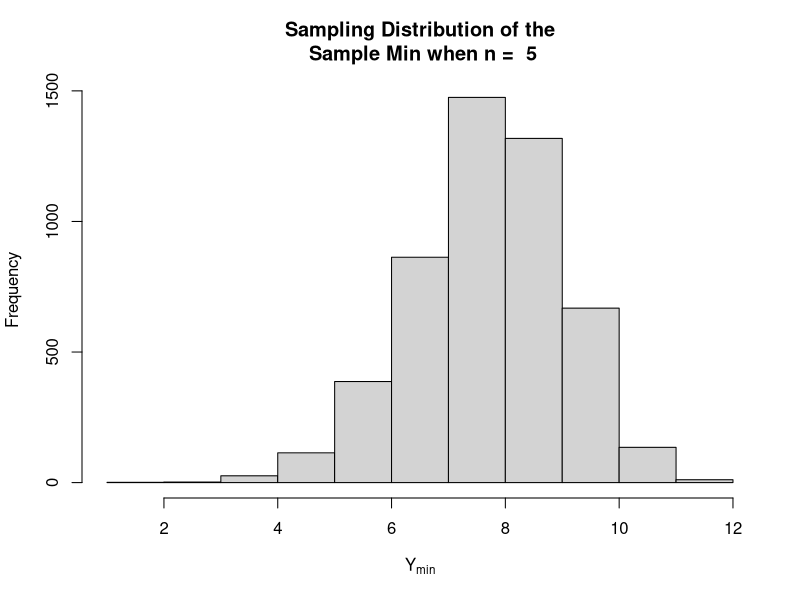
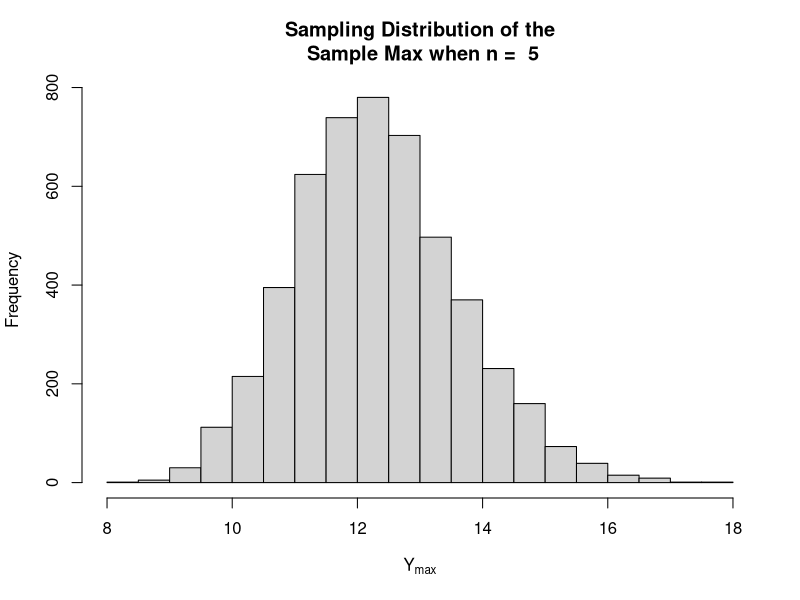
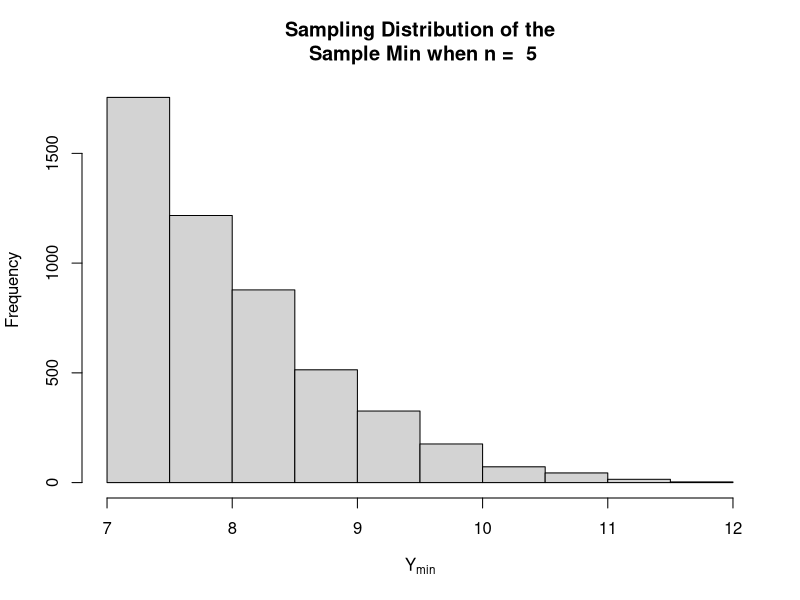
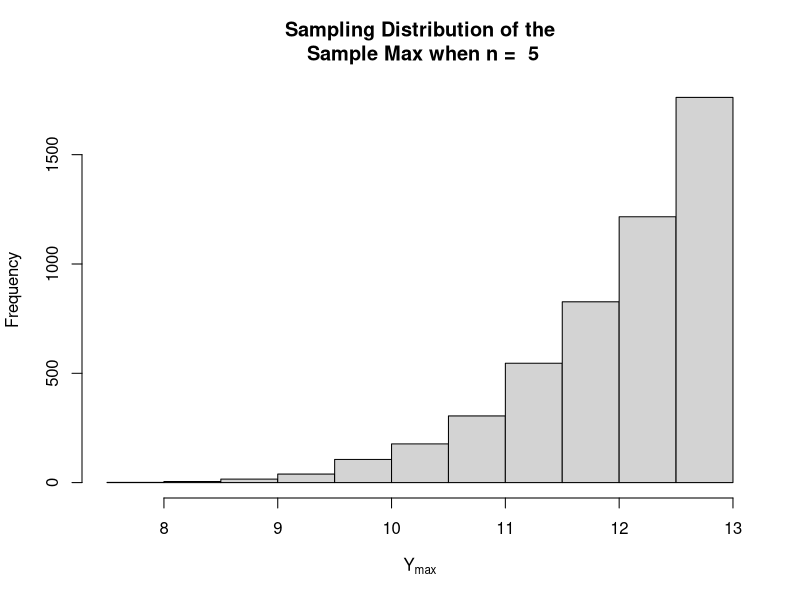
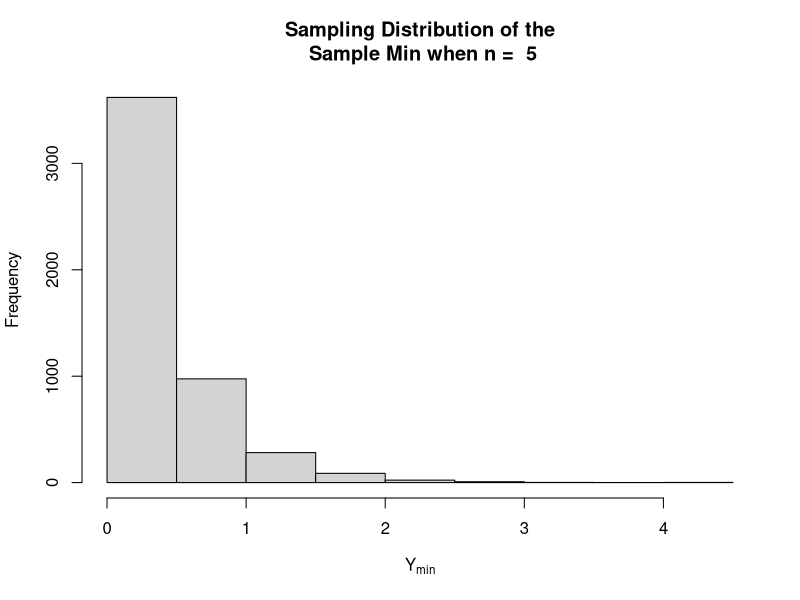
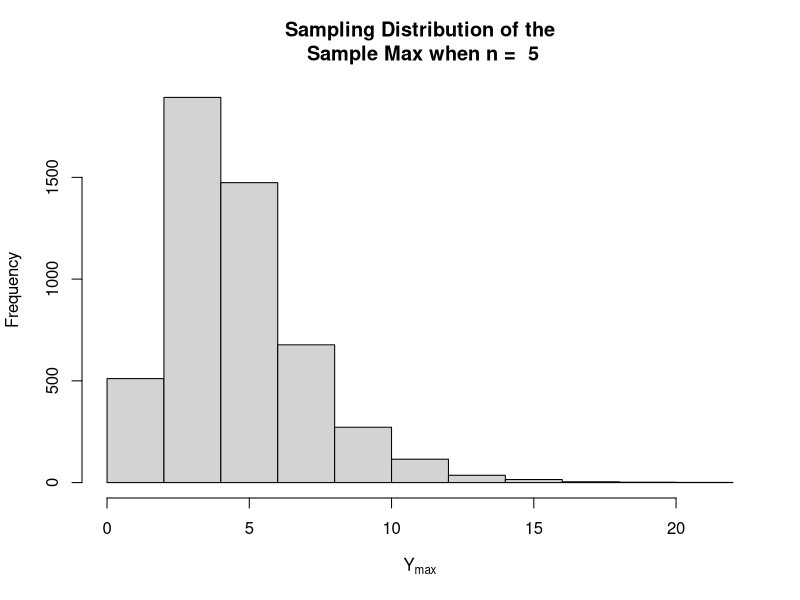
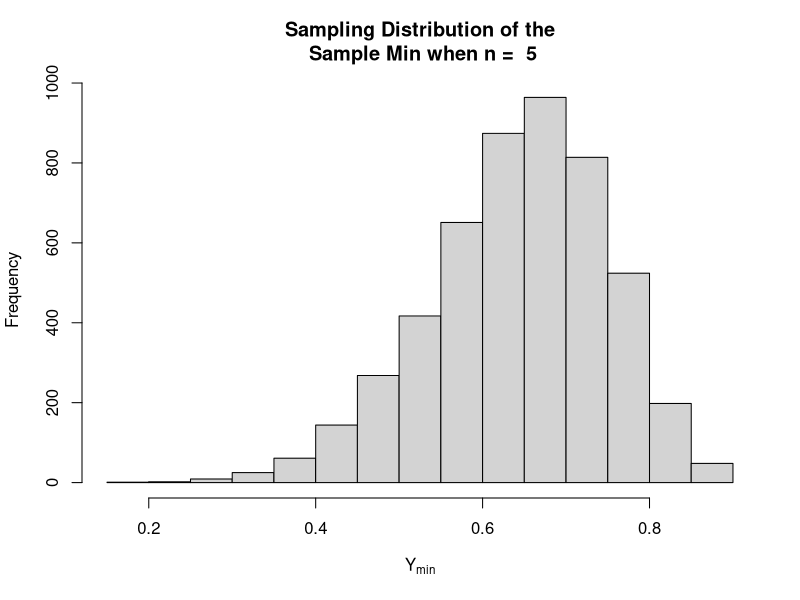
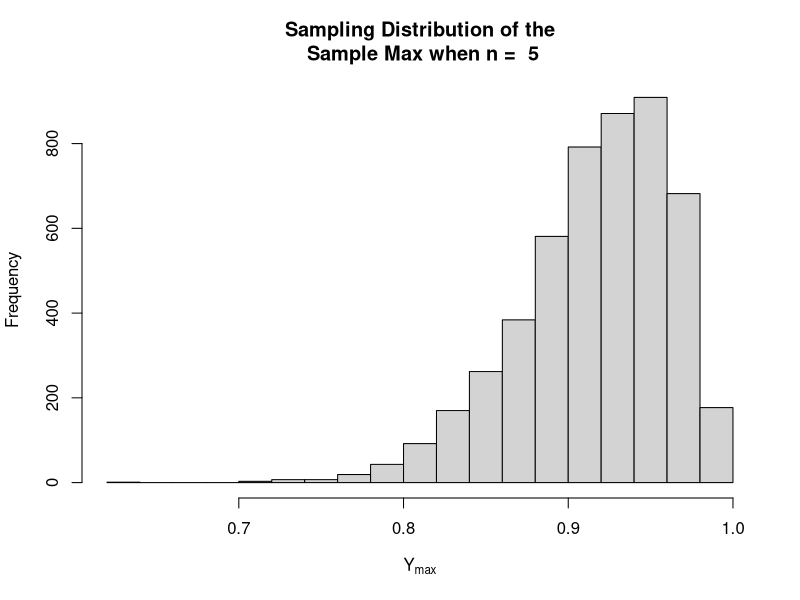

The R script that drew these images, in order:
## ---- chunk 1
n = 5             # sample size
mu = 10           # population mean
sigma = 2         # population standard deviation
nsim = 5000       # number of simulations (samples to generate)

my.mins = numeric(nsim)     # a place to store my sample minimums
my.maxs = numeric(nsim)     # a place to store my sample maximums

for (i in 1:nsim)
{
  my.sample = round( rnorm(n,mu,sigma) , 2)   # take a sample from my population
  # note that you can calculate both of the desired statistics for each sample generated
  my.mins[i] = min(my.sample)                 # compute the min from the sample
  my.maxs[i] = max(my.sample)                 # compute the max from the sample
}

hist(my.mins, xlab=expression("Y"[min]), main=paste("Sampling Distribution of the\n Sample Min when n = ",n))
hist(my.maxs, xlab=expression("Y"[max]), main=paste("Sampling Distribution of the\n Sample Max when n = ",n))

mean(my.mins)
mean(my.maxs)

var(my.mins)
var(my.maxs)

## ---- chunk 2
n = 5             # sample size
theta1 = 7   
theta2 = 13
nsim = 5000       # number of simulations (samples to generate)

my.mins = numeric(nsim)     # a place to store my sample minimums
my.maxs = numeric(nsim)     # a place to store my sample maximums

for (i in 1:nsim)
{
  my.sample = round( runif(n,theta1, theta2) , 2)   # take a sample from my population
  # note that you can calculate both of the desired statistics for each sample generated
  my.mins[i] = min(my.sample)                 # compute the min from the sample
  my.maxs[i] = max(my.sample)                 # compute the max from the sample
}

hist(my.mins, xlab=expression("Y"[min]), main=paste("Sampling Distribution of the\n Sample Min when n = ",n))
hist(my.maxs, xlab=expression("Y"[max]), main=paste("Sampling Distribution of the\n Sample Max when n = ",n))

mean(my.mins)
mean(my.maxs)

var(my.mins)
var(my.maxs)

## ---- chunk 3
n = 5             # sample size
lambda = 0.5
nsim = 5000       # number of simulations (samples to generate)

my.mins = numeric(nsim)     # a place to store my sample minimums
my.maxs = numeric(nsim)     # a place to store my sample maximums

for (i in 1:nsim)
{
  my.sample = round( rexp(n,lambda) , 2)   # take a sample from my population
  # note that you can calculate both of the desired statistics for each sample generated
  my.mins[i] = min(my.sample)                 # compute the min from the sample
  my.maxs[i] = max(my.sample)                 # compute the max from the sample
}

hist(my.mins, xlab=expression("Y"[min]), main=paste("Sampling Distribution of the\n Sample Min when n = ",n))
hist(my.maxs, xlab=expression("Y"[max]), main=paste("Sampling Distribution of the\n Sample Max when n = ",n))

mean(my.mins)
mean(my.maxs)

var(my.mins)
var(my.maxs)

## ---- chunk 4
n = 5             # sample size
alpha = 8   
beta = 2
nsim = 5000       # number of simulations (samples to generate)

my.mins = numeric(nsim)     # a place to store my sample minimums
my.maxs = numeric(nsim)     # a place to store my sample maximums

for (i in 1:nsim)
{
  my.sample = round( rbeta(n,alpha, beta) , 2)   # take a sample from my population
  # note that you can calculate both of the desired statistics for each sample generated
  my.mins[i] = min(my.sample)                 # compute the min from the sample
  my.maxs[i] = max(my.sample)                 # compute the max from the sample
}

hist(my.mins, xlab=expression("Y"[min]), main=paste("Sampling Distribution of the\n Sample Min when n = ",n))
hist(my.maxs, xlab=expression("Y"[max]), main=paste("Sampling Distribution of the\n Sample Max when n = ",n))

mean(my.mins)
mean(my.maxs)

var(my.mins)
var(my.maxs)

